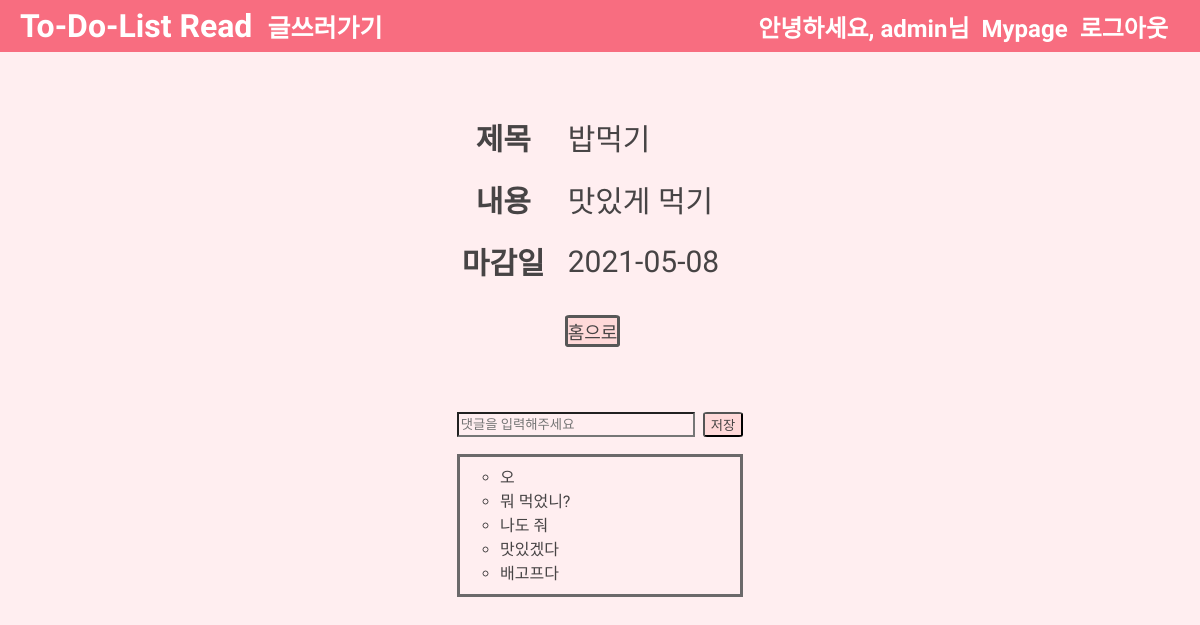
Screenshot of /detail/1 (signed in) with the database file from the repository.
### todos/models.py (models this page shows, shortened)
class Todo(models.Model):
    title = models.CharField(max_length=200)
    content = models.TextField()
    deadline = models.DateField()
    author = models.ForeignKey(User, on_delete=models.CASCADE, related_name='posts', null=True, default=None)

class Comment(models.Model):
    todo = models.ForeignKey(Todo, on_delete=models.CASCADE, related_name='comments')
    content = models.TextField()
    author = models.ForeignKey(User, on_delete=models.CASCADE, related_name='comments', null=True, default=None)

### todos/views.py (the view, shortened to what this page needs)
# urls.py: path('detail/<int:todo_pk>', views.detail, name="detail"),
def detail(request, todo_pk):
    todo = Todo.objects.get(pk=todo_pk)
    return render(request, 'detail.html', {'todo': todo})

### todos/templates/detail.html (shortened to what this page needs)
{% extends 'base.html' %}
{% block css %} {% load static %}
<link href="{% static 'detail.css' %}" rel="stylesheet">
{% endblock css %}
{% block title %}
<a class="title_a" href="{% url 'home' %}">To-Do-List Read</a>
{% endblock title %}
{% block content %}
<table>
    <tbody>
        <tr>
            <th><strong>제목</strong></th>
            <td>{{todo.title}}</td>
        </tr>
        <tr>
            <th><strong>내용</strong></th>
            <td>{{todo.content}}</td>
        </tr>
        <tr>
            <th><strong>마감일</strong></th>
            <td>{{todo.deadline | date:'Y-m-d'}}</td>
        </tr>
    </tbody>
</table>
<div class="a-class">
    <a class="menu_a" href="{% url 'home' %}">홈으로</a>
</div>
{% if user.is_authenticated %}
<form method="POST">
    <input type="text" name="content" placeholder="댓글을 입력해주세요">
    <button type="submit">저장</button>
</form>
{% endif %}
<div class="ul">
    <ul>
    {% for comment in todo.comments.all %}
        <li>{{ comment.content }}
        </li>
        {% endfor %}
    </ul>
</div>
{% endblock content %}

### todos/templates/base.html (shortened to what this page needs)
<!DOCTYPE html>
<html lang="en">
<head>
    {% load static %}
    {% load socialaccount %}
    <link href="{% static 'base.css' %}" rel="stylesheet">
    {% block css %}
    {% endblock css %}
</head>
<body>
    <h1>
    {% block title %}
    {% endblock title %}
    <a class="base_a" href="{% url 'new' %}">글쓰러가기</a>
    <div class="nav-items">
         <div class="nav-bar">
                {% if user.is_authenticated %}
                <a class="nav-item">안녕하세요, {{ user.username }}님</a>
                <a class="nav-item" href="{% url 'mypage' %}">Mypage</a>
                <a class="nav-item" href="{% url 'logout' %}"
                  onclick="document.getElementById('kakao-logout').src
                    = 'https://accounts.kakao.com/logout?continue=https://accounts.kakao.com/weblogin/account'"
                >로그아웃</a>
                {% else %}
                <a class="nav-item" href="{% url 'login' %}">로그인</a>
                <a class="nav-item" href="{% provider_login_url 'kakao' %}">카카오로그인</a>
                <a class="nav-item" href="{% url 'signup' %}">회원가입</a>
                {% endif %}
        </div>
    </div>
    </h1>
    {% block content %}
    {% endblock content %}
</body>
</html>

### todos/static/base.css (style rules this page uses)
.base_a { flex-grow: 1; font-size: 25px; }
.nav-bar { font-size: 0; background-color: rgba(255, 130, 146); }
.nav-item { font-size: 24px; color: white; margin-right:12px; background-color: rgba(248, 109, 128); font-family: 'Gamja Flower', cursive; }

### todos/static/detail.css (style rules this page uses)
* { margin: 0; background-color: #ffeef0; color: rgb(71, 68, 69); }
h1 { font-family: 'Itim', cursive; padding: 7px 20px 7px 20px; background-color: rgba(248, 109, 128); color: white; display: flex; align-items: center; }
th, td { padding-right: 20px; padding-bottom: 15px; font-family: 'Gamja Flower', cursive; font-size: 30px; }
.menu_a { border-style:solid; border-color: #575757; background-color: #ffd9d9; border-radius: 8%; }
table { font-size: 20px; display: flex; justify-content: center; margin-top: 60px; }
a:link, a:visited { text-decoration: none; }
.a-class { display: flex; justify-content: center; margin-top: 15px; font-family: 'Gamja Flower', cursive; font-size: 18px; }
a { margin-right: 15px; }
.title_a { color: white; background-color: rgba(255, 130, 146); border: 0; }
form { display: flex; justify-content: center; }
input { width: 230px; font-family: 'Gamja Flower', cursive; margin-top: 65px; }
button { font-family: 'Gamja Flower', cursive; margin-top: 65px; margin-left: 8px; background-color: #ffd9d9; border-radius: 10%; }
.ul { display: flex; justify-content: center; }
ul { border-style: solid; border-color: rgb(107, 105, 106); width: 240px; height:130px; display: flex; margin-top: 17px; flex-direction: column; font-family: 'Gamja Flower', cursive; padding-top: 7px; list-style-type:circle; }
.title_a { background-color: rgba(248, 109, 128); }
.base_a { background-color: rgba(248, 109, 128); color: white; font-family: 'Gamja Flower', cursive; }
.nav-bar { background-color: rgba(248, 109, 128); }

### rows the page displays
Todo: title "밥먹기", content "맛있게 먹기", deadline "2021-05-08"
Comment: content "오"
Comment: content "뭐 먹었니?"
Comment: content "나도 줘"
Comment: content "맛있겠다"
Comment: content "배고프다"

### other values shown
{{ user.username }} "admin"
